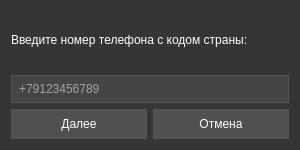
<?xml version="1.0" encoding="UTF-8"?>
<ui version="4.0">
  <class>TelegramAuthPhoneDialog</class>
  <widget class="QDialog" name="TelegramAuthPhoneDialog">
    <property name="geometry">
      <rect>
        <x>0</x>
        <y>0</y>
        <width>300</width>
        <height>150</height>
      </rect>
    </property>
    <property name="windowTitle">
      <string>Авторизация Telegram - Шаг 1/2</string>
    </property>
    <property name="styleSheet">
      <string notr="true">
        QDialog { background-color: #353535; }
        QLabel { color: white; font-size: 12px; }
        QLineEdit { 
          background-color: #454545; 
          color: white; 
          border: 1px solid #555; 
          padding: 5px;
        }
        QPushButton {
          background-color: #505050;
          color: white;
          border: 1px solid #555;
          padding: 7px;
          min-width: 80px;
        }
      </string>
    </property>
    <layout class="QVBoxLayout">
      <item>
        <widget class="QLabel">
          <property name="text">
            <string>Введите номер телефона с кодом страны:</string>
          </property>
        </widget>
      </item>
      <item>
        <widget class="QLineEdit" name="phoneEdit">
          <property name="placeholderText">
            <string>+79123456789</string>
          </property>
        </widget>
      </item>
      <item>
        <layout class="QHBoxLayout">
          <item>
            <widget class="QPushButton" name="submitButton">
              <property name="text">
                <string>Далее</string>
              </property>
            </widget>
          </item>
          <item>
            <widget class="QPushButton" name="cancelButton">
              <property name="text">
                <string>Отмена</string>
              </property>
            </widget>
          </item>
        </layout>
      </item>
    </layout>
  </widget>
</ui>
